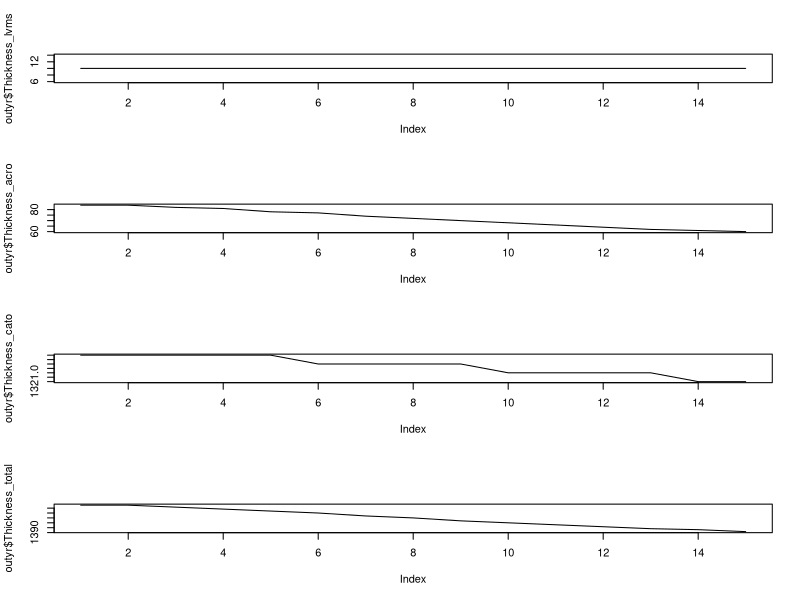
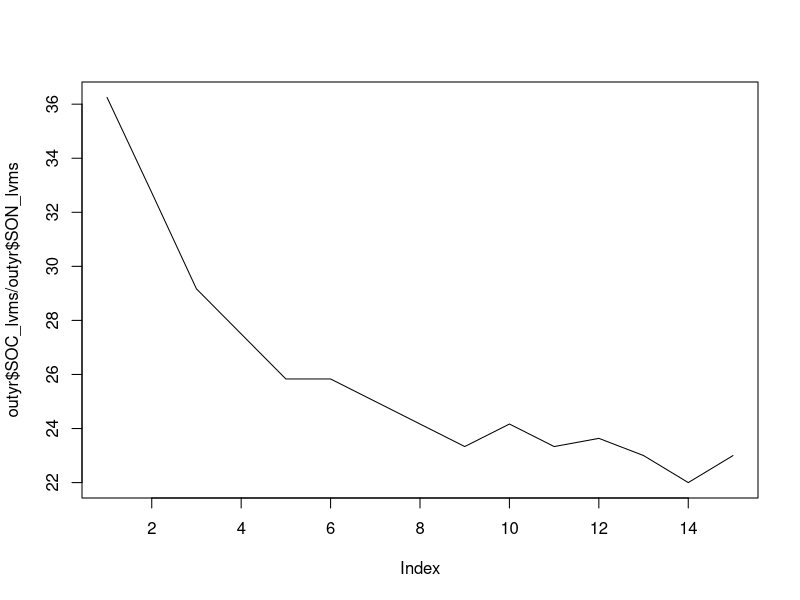
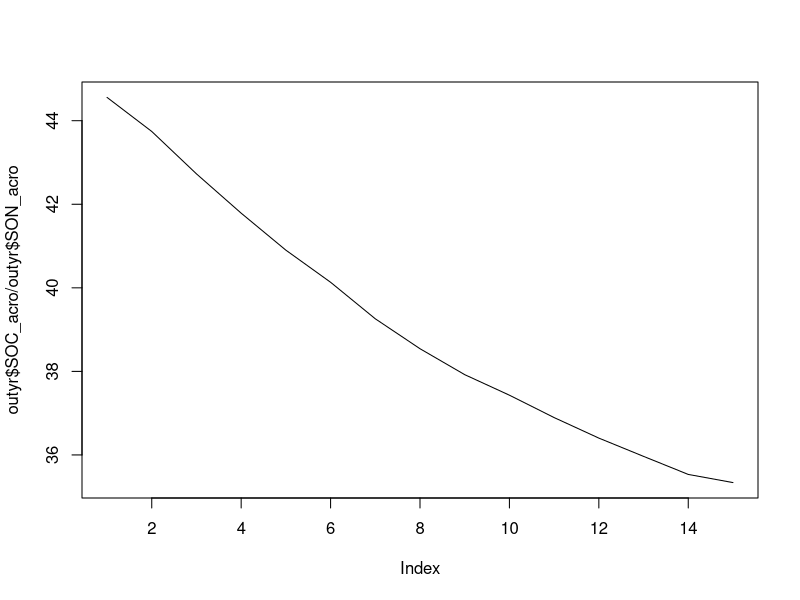
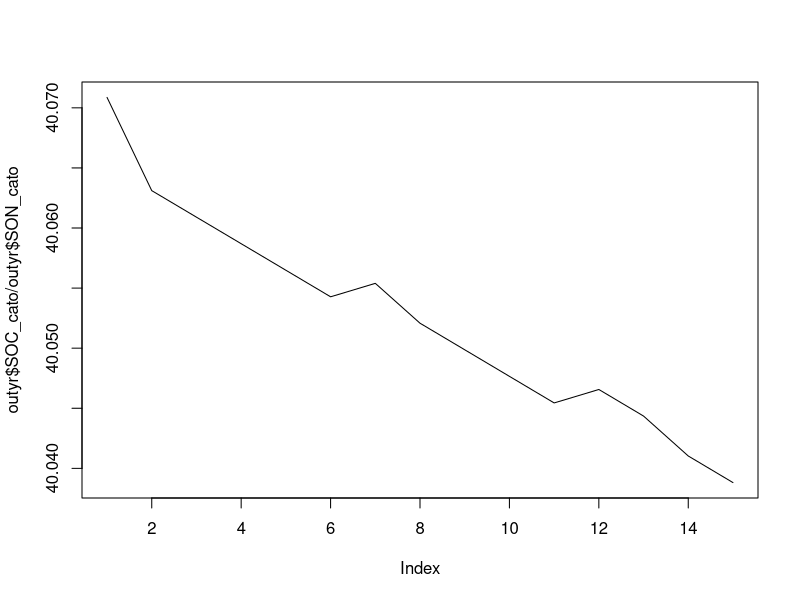
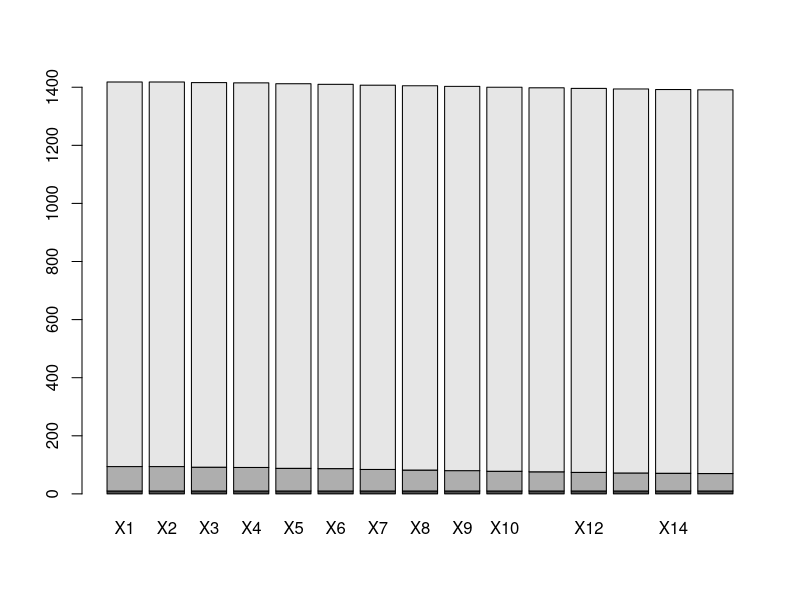

The R script that drew these images, in order:
outyr<-read.csv("output/outyr.txt",sep="",header=F,skip = 1)
outyr<-outyr[1:(nrow(outyr)-4),]
names(outyr)<-c("Year","LI_gram","LI_eric","LI_humm","LI_lawn","LI_holl","Cbiomass_gram","Cbiomass_eric","Cbiomass_humm","Cbiomass_lawn","Cbiomass_holl","Cbiomass_totalC","Nbiomass_totalN","SOC_lvms","SOC_acro","SOC_cato","SON_lvms","SON_acro","SON_cato","N_soil_moisture_acro","N_soil_moisture_cato","N_soil_moisture_NAccCato","NPP_gram","NPP_eric","NPP_humm","NPP_lawn","NPP_holl","Nitrogen_uptake_gram","Nitrogen_uptake_eric","Nitrogen_uptake_humm","Nitrogen_uptake_lawn","Nitrogen_uptake_holl","Decomposition_lvms","Decomposition_acro","Decomposition_cato","N_min_lvms","N_min_acro","N_min_cato","Ndep","Nleach","Thickness_lvms","Thickness_acro","Thickness_cato","Thickness_total","Water_level_mean","Water_level_max","Water_level_min","Temp","T*WGrF_gram","NLim_gram","T*WGrF_eric","NLim_eric","T*WGrF_humm","NLim_humm","T*WGrF_lawn","NLim_lawn","T*WGrF_holl","NLim_holl","Water_mm","ETref","Evapotranspiration_total","Evapotranspiration_moss","Evapotranspiration_vasc","Prec","Drain")

par(mfrow=c(4,1))
plot(outyr$Thickness_lvms,type="l")
plot(outyr$Thickness_acro,type="l")
plot(outyr$Thickness_cato,type="l")
plot(outyr$Thickness_total,type="l")
par(mfrow=c(1,1))

plot(outyr$SOC_lvms/outyr$SON_lvms,type="l")
plot(outyr$SOC_acro/outyr$SON_acro,type="l")
plot(outyr$SOC_cato/outyr$SON_cato,type="l")

height<-data.frame(rbind(outyr$Thickness_lvms,outyr$Thickness_acro,outyr$Thickness_cato))

barplot(as.matrix(height))
